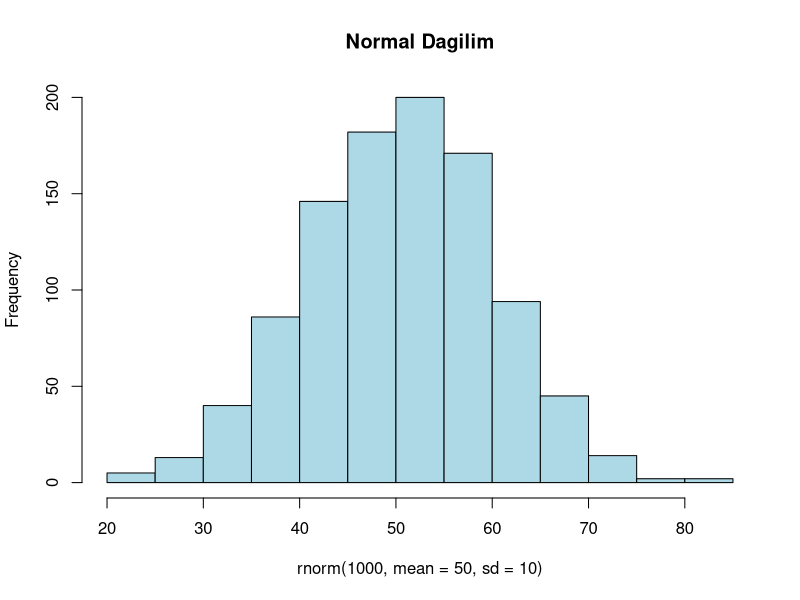

Reproduce this figure in R.
#Veri Olusturma: R programlama dilinde veri olusturma, genellikle vektorler, listeler, 
#matrisler, veri cerceveleri (data frames) veya faktorler kullanilarak yapilir.

#Vektor Olusturma
sayi <- c(1,2,3,4)
isim <- c("Yasemin", "Alya", "Burak")
dogru_mu <- c(TRUE, FALSE, FALSE)

#Matris Olusturma
matris <- matrix(1:9, nrow = 3, ncol = 3)

#Liste Olusturma
liste <- list(ad = "Tulin", yas = 21, ogrenci = TRUE)
print(liste)

#Veri Cercevesi (Data Frame) Olusturma
veri <- data.frame(
  isim = c("Yasemin", "Alya", "Burak"),
  yas = c(21, 22, 23),
  ogrenci = c(TRUE, FALSE, TRUE)
)
print(veri)

#Faktor Olusturma (Kategorik veri icin)
cinsiyet <- factor(c("Kadin", "Erkek", "Erkek", "Kadin"))
print(cinsiyet)

#Rastgele Veri Uretme
# 10 tane rastgele sayi uret(tekrarsiz) (1 ile 100 aras??nda)
rastgele_sayilar <- sample(1:100, 10)
print(rastgele_sayilar)
sample(1:10, 5, replace = TRUE)  # Ayni sayi birden fazla gelebilir.
# Normal dagilimli rastgele veriler
veri_norm <- rnorm(10, mean = 50, sd = 10)
print(veri_norm)
runif(5, min = 0, max = 1) #Esit olasilikla belirli bir aralikta sayilar uretir.

#Ornek: Sayilari Gorsellestirme
hist(rnorm(1000, mean = 50, sd = 10), col = "lightblue", main = "Normal Dagilim")
#Bu kod, 1000 tane normal dagilmis sayi uretir ve histogram cizer.

